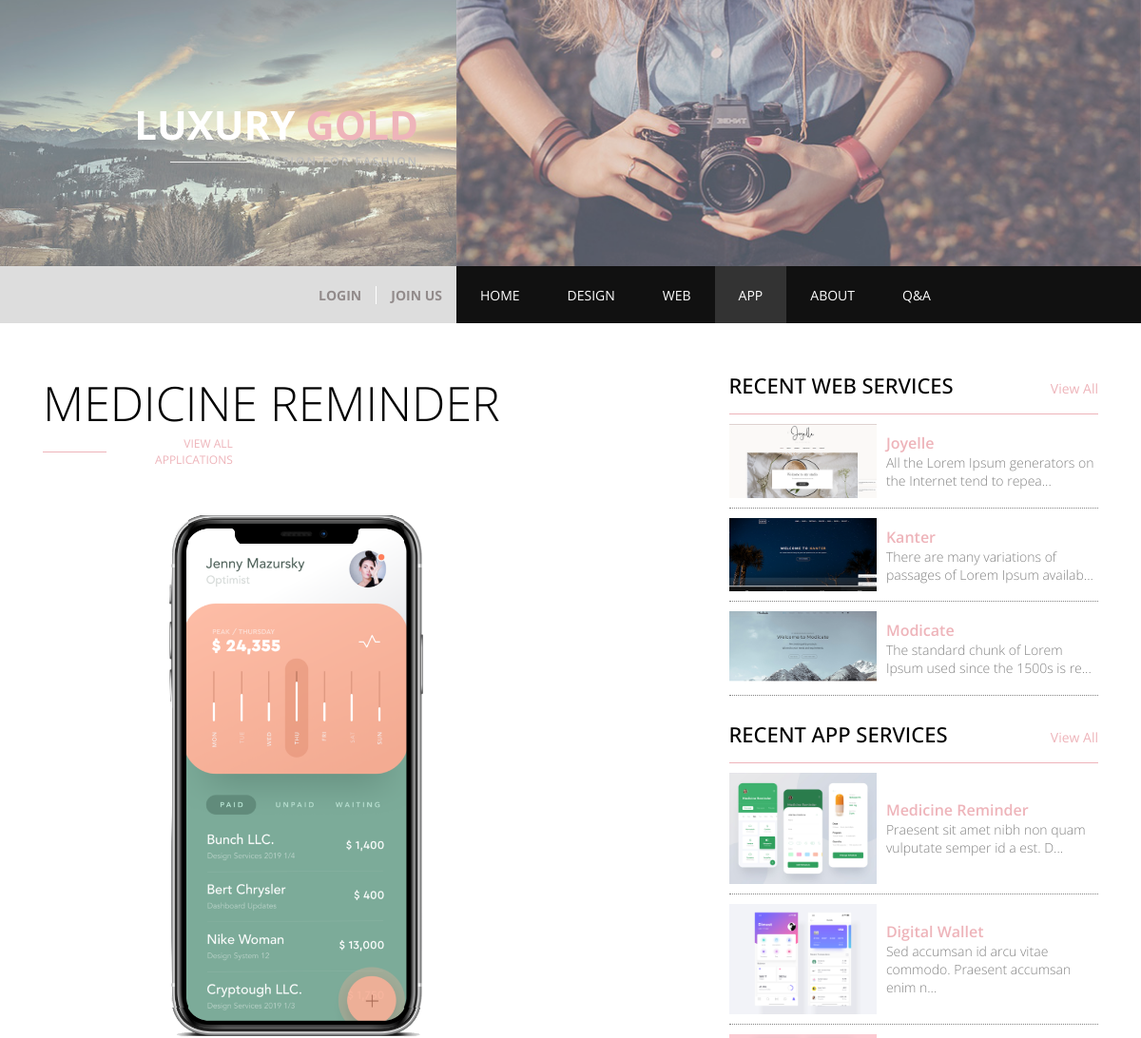
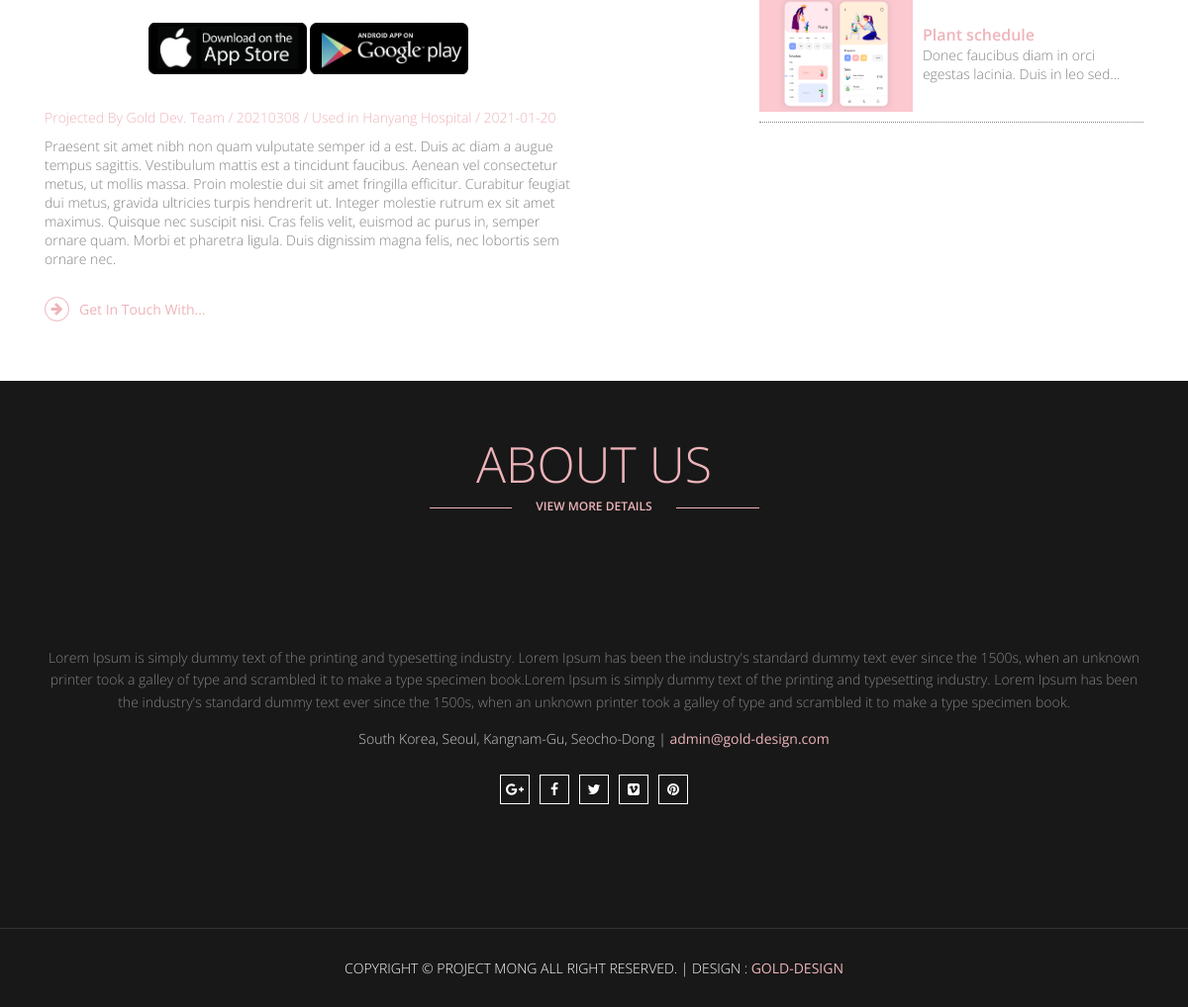
The page /pages/app/app_detail.php?num=17 on the database its author committed (2 pictures, top to bottom).
### tables this page shows
CREATE TABLE `gold_app` (
  `GOLD_APP_num` int(11) NOT NULL COMMENT '고유번호',
  `GOLD_APP_tit` varchar(20) NOT NULL COMMENT '제목',
  `GOLD_APP_ser` varchar(20) NOT NULL COMMENT '일련번호',
  `GOLD_APP_des` text NOT NULL COMMENT '설명',
  `GOLD_APP_img` varchar(30) NOT NULL COMMENT '사진',
  `GOLD_APP_thumb` varchar(30) NOT NULL COMMENT '썸네일사진',
  `GOLD_APP_cli` varchar(50) DEFAULT NULL COMMENT '납품처',
  `GOLD_APP_reg` varchar(15) NOT NULL COMMENT '등록일'
);

CREATE TABLE `gold_web` (
  `GOLD_WEB_num` int(11) NOT NULL COMMENT '고유번호',
  `GOLD_WEB_tit` varchar(20) NOT NULL COMMENT '제목',
  `GOLD_WEB_ser` varchar(20) NOT NULL COMMENT '시리얼넘버',
  `GOLD_WEB_des` text NOT NULL COMMENT '설명',
  `GOLD_WEB_img` varchar(30) NOT NULL COMMENT '사진',
  `GOLD_WEB_mimg` varchar(30) NOT NULL COMMENT '모바일 사진',
  `GOLD_WEB_thumb` varchar(30) NOT NULL COMMENT '썸네일',
  `GOLD_WEB_cli` varchar(50) NOT NULL COMMENT '납품처',
  `GOLD_WEB_reg` varchar(15) DEFAULT NULL COMMENT '등록일',
  `GOLD_WEB_dom` varchar(50) DEFAULT NULL COMMENT '도메인'
);

### pages/app/app_detail.php (the view, shortened to what this page needs)
<?php
  $app_detail_num = $_GET['num'];
  include $_SERVER['DOCUMENT_ROOT']."/Gold/php_process/connect/db_connect.php";
$sql="select * from gold_app where GOLD_APP_num=$app_detail_num";
$app_result=mysqli_query($dbConn, $sql);
$app_row=mysqli_fetch_array($app_result);
$app_detail_tit=$app_row['GOLD_APP_tit'];
$app_detail_ser=$app_row['GOLD_APP_ser'];
$app_detail_des=$app_row['GOLD_APP_des'];
$app_detail_cli=$app_row['GOLD_APP_cli'];
$app_detail_reg=$app_row['GOLD_APP_reg'];
?>
<!DOCTYPE html>
<html lang="en">
<head>
  <link rel="stylesheet" href="https://cdnjs.cloudflare.com/ajax/libs/font-awesome/4.7.0/css/font-awesome.min.css">
  <link rel="stylesheet" href="/Gold/plugin/lightslider.css">
  <link rel="stylesheet" href="/Gold/css/design_web_app.css">
  <link rel="stylesheet" href="/Gold/css/style.css">
  <link rel="stylesheet" href="/Gold/css/animation.css">
  <link rel="stylesheet" href="/Gold/css/media.css">
</head>
  <body>
    <div class="wrap">
    <?php include $_SERVER["DOCUMENT_ROOT"]."/Gold/include/header.php" ?>
    <section class="contents appDetail dewebDetail">
      <div class="center clear">
        <div class="appLeft deWeLeft">
          <div class="title">
            <h2><?=$app_detail_tit?></h2>
            <div class="linkBox">
              <span class="line"></span>
              <a href="/Gold/pages/app/app.php">view all applications</a>
            </div>
          </div>
          <div class="detailCon">
            <div class="appFramebox">
              <ul id="appMain">
                <li>
                  <img src="/Gold/data/app_page/app_main/app_main_005.png" alt="">
                </li>
              </ul>
              <span class="frameTop"></span>
              <span class="frameLeft"></span>
              <span class="frameRIght"></span>
              <span class="frameBottom"></span>
            </div>
            <div class="appStoreBtns">
              <a href="#"><img src="/Gold/img/app_store.jpg" alt=""></a>
              <a href="#"><img src="/Gold/img/google_play.jpg" alt=""></a>
            </div>
            <p class="detailInfo">
              Projected By Gold Dev. Team / <?=$app_detail_ser?> / Used in <?=$app_detail_cli?> / <?=$app_detail_reg?>
            </p>
            <div class="detailDesc">
              <p><?=$app_detail_des?></p>
              <a href="/Gold/index.php#contact"><i class="fa fa-arrow-right"></i>Get In Touch With...</a>
            </div>
          </div>
        </div>
        <div class="appRight deWeRight">
          <?php include $_SERVER["DOCUMENT_ROOT"]."/Gold/include/web_side_detail.php" ?>
          <?php include $_SERVER["DOCUMENT_ROOT"]."/Gold/include/app_side_detail.php" ?>
        </div>
      </div>
    </section>
    <?php include $_SERVER["DOCUMENT_ROOT"]."/Gold/include/about.php" ?>
    <?php include $_SERVER["DOCUMENT_ROOT"]."/Gold/include/footer.php" ?>
    </div>
  </body>
</html>

### include/web_side_detail.php
<div class="detailWeb">
            <div class="webTit">
              <h2>Recent Web Services</h2>
              <a href="/Gold/pages/web/web.php">View All</a>
            </div>
            <?php
              include $_SERVER["DOCUMENT_ROOT"]."/Gold/php_process/connect/db_connect.php";
              $sql="select * from gold_web order by GOLD_WEB_num desc limit 3";
              $web_side_result = mysqli_query($dbConn, $sql);
              while($web_side_row = mysqli_fetch_array($web_side_result)){
                $web_side_num = $web_side_row['GOLD_WEB_num'];
                $web_side_thumb = $web_side_row['GOLD_WEB_thumb'];
                $web_side_tit = $web_side_row['GOLD_WEB_tit'];
                $web_side_des = $web_side_row['GOLD_WEB_des'];
            ?>
            <div class="webLinks">
              <div class="subWebImg">
                <img src="/Gold/data/web_page/thumb/<?=$web_side_thumb?>" alt="">
              </div>
              <div class="subWebTxt">
                <a href="/Gold/pages/web/web_detail.php?num=<?=$web_side_num?>"><?=$web_side_tit?></a>
                <em><?=$web_side_des?></em>
              </div>
            </div>
            <?php
              }
            ?>
          </div>

### include/app_side_detail.php
<div class="detailApp">
  <div class="appTit">
    <h2>Recent App Services</h2>
    <a href="/Gold/pages/app/app.php">View All</a>
  </div>
  <?php
    include $_SERVER["DOCUMENT_ROOT"]."/Gold/php_process/connect/db_connect.php";
    $sql="select * from gold_app order by GOLD_APP_num desc limit 3";
    $app_side_result = mysqli_query($dbConn, $sql);
    while($app_side_row = mysqli_fetch_array($app_side_result)){
      $app_side_num = $app_side_row['GOLD_APP_num'];
      $app_side_thumb = $app_side_row['GOLD_APP_thumb'];
      $app_side_tit = $app_side_row['GOLD_APP_tit'];
      $app_side_des = $app_side_row['GOLD_APP_des'];
  ?>
  <div class="appLinks">
    <div class="subAppImg">
      <img src="/Gold/data/app_page/app_thumb/<?=$app_side_thumb?>" alt="">
    </div>
    <div class="subAppTxt">
      <a href="/Gold/pages/app/app_detail.php?num=<?=$app_side_num?>"><?=$app_side_tit?></a>
      <em><?=$app_side_des?></em>
    </div>
  </div>
  <?php
    }
  ?>
</div>

### css/design_web_app.css (style rules this page uses)
.deWeLeft { width: 60%; height: auto; float: left; }
.dewebDetail .title { float: none; margin-bottom: 50px; }
.dewebDetail .title a { width: 20%; }
.detailCon { width: 100%; height: auto; padding-right: 20%; }
.detailInfo { width: 100%; height: auto; padding: 5px 0 10px 0; font-weight: 300; color: #eeb4ba; }
.detailDesc p { color: #838383; font-weight: 300; }
.detailDesc a { display:flex; width:100%; align-items:center; padding:10px 0; color:#eeb4ba; }
.detailDesc i.fa { width: 25px; height: 25px; border:1px solid #eeb4ba; border-radius:50%; display:flex; align-items:center; justify-content:center; color:#eeb4ba; margin-right:10px; }
.deWeRight { width: 40%; height: auto; float: right; padding-left: 5%; }
.deWeRight .detailWeb { width: 100%; height: auto; margin-bottom: 25px; }
.deWeRight .webTit, .deWeRight .appTit { width: 100%; height: auto; padding:0 0 15px 0; border-bottom:1px solid #eeb4ba; display:flex; justify-content: space-between; align-items: baseline; }
.deWeRight .webTit h2, .deWeRight .appTit h2 { font-size:22px; font-weight:500; text-transform:uppercase; }
.deWeRight .webTit a, .deWeRight .appTit a { color:#eeb4ba; }
.deWeRight .detailWeb .webLinks, .deWeRight .detailApp .appLinks { width: 100%; height: auto; display: flex; padding: 10px 0;border-bottom: 1px dotted #838383; }
.deWeRight .webLinks .subWebImg, .deWeRight .appLinks .subAppImg { width:40%; height: auto; overflow: hidden; _background: url(/Gold/img/new-arrival-3.jpg) no-repeat center center; }
.deWeRight .webLinks .subWebImg img, .deWeRight .appLinks .subAppImg img { width: 100%; }
.deWeRight .webLinks .subWebTxt, .deWeRight .appLinks .subAppTxt { width: 60%; padding-left:10px; display: flex; flex-direction: column; justify-content: center; }
.deWeRight .webLinks .subWebTxt a, .deWeRight .appLinks .subAppTxt a { font-weight:600; font-size:16px; color:#eeb4ba; }
.deWeRight .webLinks .subWebTxt em, .deWeRight .appLinks .subAppTxt em { color:#838383; font-weight: 300; font-style: normal; }
.appFramebox { width: 50%; position: relative;margin: 0 auto 25px; }
.appFramebox img { width: 95%; margin: auto; }
.appFramebox>span { position: absolute; display: block; background: #ddd; }
.appFramebox>span.frameTop { width: 100%; height: 30px; top:0; left: 0; background: url(/Gold/img/frame_top.png) no-repeat top center; background-size: cover; }
.appFramebox>span.frameLeft { height: 100%; width: 20px; top:0; left: 0; background: url(/Gold/img/frame_right.png) no-repeat left center; background-size: cover; }
.appFramebox>span.frameRIght { height: 100%; width: 20px; top:0; right: 0; background: url(/Gold/img/frame_left.png) no-repeat right center; background-size: cover; }
.appFramebox>span.frameBottom { width: 100%; height: 30px; bottom: 0; right: 0; background: url(/Gold/img/frame_bottom.png) no-repeat bottom center; background-size: cover; }
.appStoreBtns { width: 100%; height: auto; text-align: center; margin-bottom: 25px; }
.appStoreBtns a { width: 30%; display: inline-block; }
.appStoreBtns a img { width: 100%; }

### css/style.css (style rules this page uses)
* { margin: 0; padding: 0; box-sizing: border-box; }
ol, ul { list-style: none; }
body { font-size: 14px; font-family: 'Open Sans', sans-serif; }
.clear:after { clear: both; display: block; content: ''; }
.center { width: 100%; height: auto; max-width: 1140px; margin: auto; }
a { text-decoration: none; color:#111; }
img { display: block; }
.contents { padding: 50px 0; }
.title { width: auto; height: auto; float: left; }
.title h2 { font-size: 50px; font-weight: 300; text-transform: uppercase; }
.title .linkBox { width: 100%; display: flex; align-items: center; }
.title .line { width: 10%; display: block; height: 1px; background: #eeb4ba; float: left; transition: all 0.4s; }
.title a { display: block; width: 40%; float: left; text-align: right; font-size: 12px; font-weight: 400; color:#eeb4ba; text-transform: uppercase; transition: all 0.4s; }

### css/media.css (style rules this page uses)
@media screen and (max-width:1200px) { .center { padding: 0 15px; } }

### rows shown on the page
gold_app: GOLD_APP_tit "MEDICINE REMINDER", GOLD_APP_ser "20210308", GOLD_APP_cli "Hanyang Hospital", GOLD_APP_reg "2021-01-20", GOLD_APP_des "Praesent sit amet nibh non quam vulputate semper id a est. Duis ac diam a augue tempus sagittis. Vestibulum mattis est a tincidunt faucibus. Aenean vel consectetur metus, ut mollis massa. Proin molestie dui sit amet fringilla efficitur. Curabitur feugiat dui metus, gravida ultricies turpis hendrerit ut. Integer molestie rutrum ex sit amet maximus. Quisque nec suscipit nisi. Cras felis velit, euismod ac purus in, semper ornare quam. Morbi et pharetra ligula. Duis dignissim magna felis, nec lobortis sem ornare nec.", GOLD_APP_thumb (picture), GOLD_APP_tit "Medicine Reminder"
gold_web: GOLD_WEB_thumb (picture), GOLD_WEB_tit "Joyelle"
gold_web: GOLD_WEB_thumb (picture), GOLD_WEB_tit "Kanter"
gold_web: GOLD_WEB_thumb (picture), GOLD_WEB_tit "Modicate"
gold_app: GOLD_APP_thumb (picture), GOLD_APP_tit "Digital Wallet"
gold_app: GOLD_APP_thumb (picture), GOLD_APP_tit "Plant schedule"
